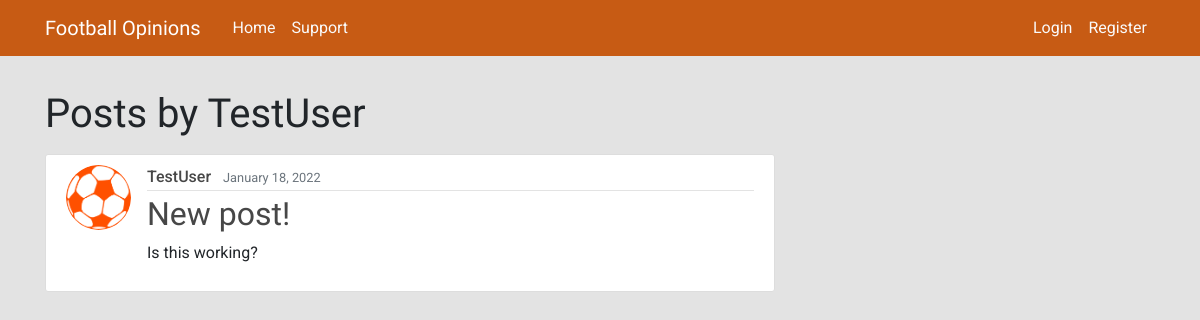
Page /user/TestUser on the committed database.
### forum/models.py (models this page shows, shortened)
class Post(models.Model):
    title = models.CharField(max_length=100)
    content = models.TextField()
    date_posted = models.DateTimeField(default=timezone.now)
    author = models.ForeignKey(User, on_delete=models.CASCADE)

### users/models.py (models this page shows, shortened)
class Profile(models.Model):
    user = models.OneToOneField(User, on_delete=models.CASCADE)
    image = models.ImageField(default='default.jpg', upload_to='profile_pics')

### forum/views.py (the view)
# urls.py: path('user/<str:username>', UserPostListView.as_view(), name='user-posts'),
class UserPostListView(ListView):
    model = Post
    template_name = 'forum/user_posts.html'
    context_object_name = 'posts'
    def get_queryset(self):
        user = get_object_or_404(User, username=self.kwargs.get('username'))
        return Post.objects.filter(author=user).order_by('-date_posted')

### forum/templates/forum/user_posts.html
{% extends "forum/base.html" %}
{% block content %}
    <h1 class="mb-3 posts-by">Posts by {{ view.kwargs.username }}</h1>
    {% for post in posts %}
        <article class="media content-section">
          <img class="rounded-circle article-img" src="{{ post.author.profile.image.url }}" alt="{{ post.author.profile.user.username }}">
          <div class="media-body">
            <div class="article-metadata">
              <a class="mr-2 post-detail-button" href="{% url 'user-posts' post.author.username %}">{{ post.author }}</a>
              <small class="text-muted">{{ post.date_posted|date:"F d, Y" }}</small>
            </div>
            <h2><a class="article-title" href="{% url 'post-detail' post.id %}">{{ post.title }}</a></h2>
            <p class="article-content">{{ post.content }}</p>
          </div>
        </article>
    {% endfor %}
{% endblock content %}

### forum/static/forum/style.css (style rules this page uses)
html body { background-color: #e3e3e3; margin-top: 5rem; font-family: "Roboto", sans-serif; }
h1, h2, h3, h4, h5, h6 { color: #fafafa; font-family: "Exo", sans-serif; }
.posts-by { font-family: "Exo", sans-serif; }
.content-section { background: #ffffff; padding: 10px 20px; border: 1px solid #dddddd; border-radius: 3px; margin-bottom: 20px; }
.post-detail-button { color: rgb(71, 71, 71) !important; border: none !important; text-decoration: none !important; font-weight: 450 !important; font-family: "Roboto", sans-serif !important; }
.article-title { color: rgb(71, 71, 71); font-family: "Exo", sans-serif; }
.article-content { white-space: pre-line; }
.article-img { height: 65px; width: 65px; margin-right: 16px; }
.article-metadata { padding-bottom: 1px; margin-bottom: 4px; border-bottom: 1px solid #e3e3e3 }

### rows in the picture
Post: author.profile.image (placeholder picture), author "TestUser", date_posted "January 18, 2022", title "New post!", content "Is this working?"

### other values in the picture
{{ view.kwargs.username }} "TestUser"
